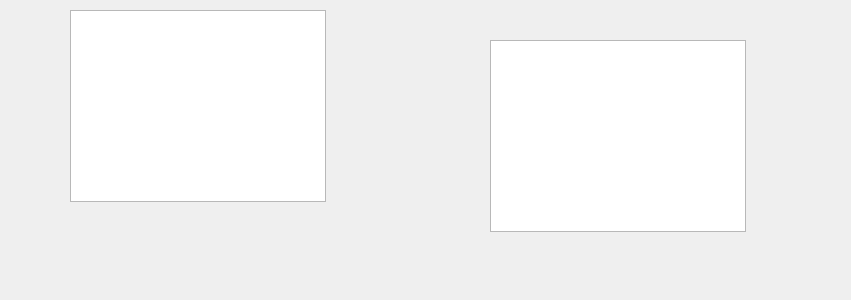
<?xml version="1.0" encoding="UTF-8"?>
<ui version="4.0">
 <class>Form</class>
 <widget class="QWidget" name="Form">
  <property name="geometry">
   <rect>
    <x>0</x>
    <y>0</y>
    <width>851</width>
    <height>300</height>
   </rect>
  </property>
  <property name="windowTitle">
   <string>Form</string>
  </property>
  <property name="styleSheet">
   <string notr="true"/>
  </property>
  <widget class="QTableWidget" name="tableWidget">
   <property name="geometry">
    <rect>
     <x>70</x>
     <y>10</y>
     <width>256</width>
     <height>192</height>
    </rect>
   </property>
   <property name="styleSheet">
    <string notr="true"/>
   </property>
  </widget>
  <widget class="QTableWidget" name="tableWidget_2">
   <property name="geometry">
    <rect>
     <x>490</x>
     <y>40</y>
     <width>256</width>
     <height>192</height>
    </rect>
   </property>
   <property name="styleSheet">
    <string notr="true"/>
   </property>
  </widget>
 </widget>
 <resources/>
 <connections/>
</ui>
